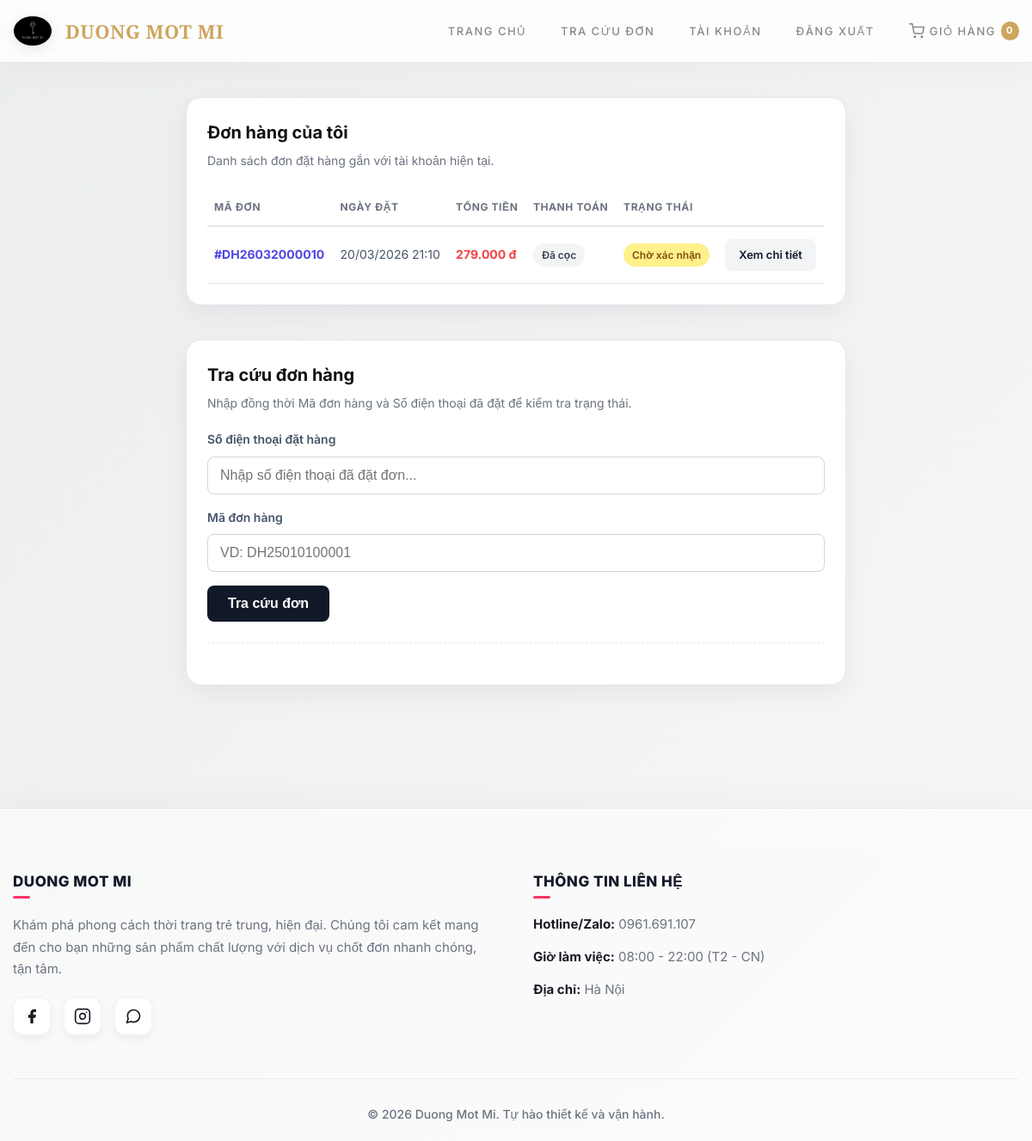
The page /customer/orders.php (signed in) on the database its author committed.
### tables this page shows
CREATE TABLE `app_settings` (
  `setting_key` varchar(100) NOT NULL,
  `setting_value` text NOT NULL,
  `updated_at` datetime NOT NULL DEFAULT current_timestamp() ON UPDATE current_timestamp()
);

CREATE TABLE `orders` (
  `id` int(10) UNSIGNED NOT NULL,
  `order_code` varchar(30) NOT NULL,
  `customer_id` int(10) UNSIGNED DEFAULT NULL,
  `cart_id` int(10) UNSIGNED DEFAULT NULL,
  `checkout_type` enum('guest','account') NOT NULL,
  `purchase_channel` enum('web','zalo','admin') NOT NULL,
  `note` text DEFAULT NULL,
  `order_source` enum('product','cart','manual') NOT NULL DEFAULT 'product',
  `contact_name` varchar(150) NOT NULL,
  `contact_phone` varchar(20) NOT NULL,
  `contact_email` varchar(190) DEFAULT NULL,
  `customer_note` varchar(500) DEFAULT NULL,
  `internal_note` text DEFAULT NULL,
  `subtotal_amount` decimal(12,2) NOT NULL DEFAULT 0.00,
  `discount_amount` decimal(12,2) NOT NULL DEFAULT 0.00,
  `shipping_fee` decimal(12,2) NOT NULL DEFAULT 0.00,
  `total_amount` decimal(12,2) NOT NULL DEFAULT 0.00,
  `payment_plan` enum('full','deposit_30','zalo_manual') NOT NULL,
  `deposit_rate` decimal(5,2) NOT NULL DEFAULT 0.00,
  `deposit_required_amount` decimal(12,2) NOT NULL DEFAULT 0.00,
  `paid_amount` decimal(12,2) NOT NULL DEFAULT 0.00,
  `remaining_amount` decimal(12,2) NOT NULL DEFAULT 0.00,
  `payment_status` enum('chua_thanh_toan','da_dat_coc','da_thanh_toan','cho_hoan_tien','da_hoan_tien') NOT NULL DEFAULT 'chua_thanh_toan',
  `order_status` enum('cho_xac_nhan','dang_chuan_bi','dang_giao','da_giao','da_huy','tra_hang') NOT NULL DEFAULT 'cho_xac_nhan',
  `guest_access_token` char(64) DEFAULT NULL,
  `request_id` varchar(64) DEFAULT NULL,
  `placed_at` datetime NOT NULL DEFAULT current_timestamp(),
  `confirmed_at` datetime DEFAULT NULL,
  `completed_at` datetime DEFAULT NULL,
  `cancelled_at` datetime DEFAULT NULL,
  `cancel_reason` varchar(255) DEFAULT NULL,
  `created_at` datetime NOT NULL DEFAULT current_timestamp(),
  `updated_at` datetime NOT NULL DEFAULT current_timestamp() ON UPDATE current_timestamp()
);

### includes/functions.php (called while the page is built, shortened)
<?php
require_once __DIR__ . '/../config/db.php';
function e($value): string {
    return htmlspecialchars((string)($value ?? ''), ENT_QUOTES, 'UTF-8');
}
function format_price($price): string {
    return number_format((float)$price, 0, ',', '.') . ' đ';
}
function is_absolute_url(string $value): bool {
    return (bool)preg_match('#^(https?:)?//#i', $value);
}
function resolve_media_url(?string $value): string {
    $value = trim((string)$value);
    return BASE_URL . '/' . ltrim($value, '/');
}
function route_url(string $path = '/'): string
{
    $parts = parse_url($path);
    $routePath = '/' . ltrim((string)($parts['path'] ?? '/'), '/');
    $routePath = preg_replace('#/+#', '/', $routePath) ?: '/';
    if ($routePath === '/' || $routePath === '/index.php' || $routePath === '/index') {
        $cleanPath = '/trang-chu';
    } else {
        $cleanPath = preg_replace('#\.php$#i', '', $routePath) ?: $routePath;
    }
    $url = rtrim(BASE_URL, '/') . $cleanPath;
    return $url;
}
require_once __DIR__ . '/shop_upgrade.php';

### config/db.php (called while the page is built, shortened)
<?php
function db(): PDO {
    static $pdo = null;
    if ($pdo === null) {
        $dsn = 'mysql:host=' . DB_HOST . ';dbname=' . DB_NAME . ';charset=utf8mb4';
        $options = [
            PDO::ATTR_ERRMODE => PDO::ERRMODE_EXCEPTION,
            PDO::ATTR_DEFAULT_FETCH_MODE => PDO::FETCH_ASSOC,
        ];
        $pdo = new PDO($dsn, DB_USER, DB_PASS, $options);
    }
    return $pdo;
}

### includes/shop_upgrade.php (called while the page is built, shortened)
<?php
function table_exists(string $tableName): bool
{
    static $cache = [];
    if (array_key_exists($tableName, $cache)) {
        return $cache[$tableName];
    }
    $stmt = db()->prepare('SELECT COUNT(*) FROM information_schema.tables WHERE table_schema = DATABASE() AND table_name = ?');
    $stmt->execute([$tableName]);
    $cache[$tableName] = (bool)$stmt->fetchColumn();
    return $cache[$tableName];
}
function require_upgrade_tables(array $tables): array
{
    $missing = [];
    foreach ($tables as $table) {
        if (!table_exists($table)) {
            $missing[] = $table;
        }
    }
    return $missing;
}
function app_setting(string $key, ?string $default = null): ?string
{
    static $cache = [];
    if (!table_exists('app_settings')) {
        return $default;
    }
    if (array_key_exists($key, $cache)) {
        return $cache[$key];
    }
    $stmt = db()->prepare('SELECT setting_value FROM app_settings WHERE setting_key = ? LIMIT 1');
    $stmt->execute([$key]);
    $value = $stmt->fetchColumn();
    $cache[$key] = ($value === false || $value === null) ? $default : (string)$value;
    return $cache[$key];
}
function shop_setting(string $key, ?string $default = null): ?string
{
    return app_setting($key, $default);
}
function shop_name(): string
{
    return (string)shop_setting('shop_name', 'Duong Mot Mi SHOP');
}
function shop_logo_url(): string
{
    return resolve_media_url((string)shop_setting('shop_logo', 'img/logoduongmotmi.jpg'));
}
function shop_zalo_link(): string
{
    return (string)shop_setting('zalo_contact_link', defined('ZALO_LINK') ? ZALO_LINK : 'https://zalo.me/');
}
function customer_session_bootstrap(): void
{
    $auth = $_SESSION['customer_auth'];
    $now = time();
    $lastActivity = (int)($auth['last_activity'] ?? $now);
    $loginAt = (int)($auth['login_at'] ?? $now);
}
function is_customer_logged_in(): bool
{
    return !empty($_SESSION['customer_auth']['customer_id']);
}
function current_customer_id(): ?int
{
    return is_customer_logged_in() ? (int)$_SESSION['customer_auth']['customer_id'] : null;
}
function current_customer(): ?array
{
    $customerId = current_customer_id();
    if (!$customerId || !table_exists('customers')) {
        return null;
    }
    $stmt = db()->prepare('SELECT * FROM customers WHERE id = ? AND deleted_at IS NULL LIMIT 1');
    $stmt->execute([$customerId]);
    $customer = $stmt->fetch();
    return $customer ?: null;
}
function get_active_cart_for_customer(int $customerId): ?array
{
    $stmt = db()->prepare('SELECT * FROM carts WHERE customer_id = ? AND status = "active" ORDER BY id DESC LIMIT 1');
    $stmt->execute([$customerId]);
    $cart = $stmt->fetch();
    return $cart ?: null;
}
function get_current_cart(bool $createIfMissing = true): ?array
{
    if (!table_exists('carts')) {
        return null;
    }
    $customerId = current_customer_id();
    if ($customerId) {
        $cart = get_active_cart_for_customer($customerId);
    }
    if (!$createIfMissing) {
        return null;
    }
}
function get_cart_item_count(): int
{
    $cart = get_current_cart(false);
    if (!$cart || !table_exists('cart_items')) {
        return 0;
    }
    $stmt = db()->prepare('SELECT COALESCE(SUM(quantity), 0) FROM cart_items WHERE cart_id = ?');
    $stmt->execute([(int)$cart['id']]);
    return (int)$stmt->fetchColumn();
}
function order_status_options(): array
{
    return [
        'cho_xac_nhan'   => ['Chờ xác nhận', 'warning'],
        'dang_chuan_bi'  => ['Đang chuẩn bị hàng', 'info'],
        'dang_giao'      => ['Đang giao hàng', 'primary'],
        'da_giao'        => ['Giao thành công', 'success'],
        'da_huy'         => ['Đã hủy', 'danger'],
        'tra_hang'       => ['Trả hàng', 'danger'],
    ];
}
function payment_status_options(): array
{
    return [
        'chua_thanh_toan' => ['Chưa thanh toán', 'warning'],
        'da_dat_coc'      => ['Đã cọc', 'info'],
        'da_thanh_toan'   => ['Đã thanh toán', 'success'],
        'cho_hoan_tien'   => ['Chờ hoàn tiền', 'danger'],
        'da_hoan_tien'    => ['Đã hoàn tiền', 'danger'],
    ];
}
function get_customer_orders(int $customerId): array
{
    $stmt = db()->prepare('SELECT * FROM orders WHERE customer_id = ? ORDER BY id DESC');
    $stmt->execute([$customerId]);
    return $stmt->fetchAll();
}

### customer/orders.php (the view, shortened to what this page needs)
<?php
require_once __DIR__ . '/../includes/functions.php';
$pageTitle = current_customer() ? 'Đơn hàng của tôi' : 'Tra cứu đơn hàng';
$pageStylesheets = [BASE_URL . '/assets/shop-upgrade.css'];
$missing = require_upgrade_tables(['orders']);
$customer = current_customer();
$orders = [];
$statusMap = array_map(fn($item) => $item[0], order_status_options());
$paymentMap = array_map(fn($item) => $item[0], payment_status_options());
function get_order_status_badge_class($status) {
    $s = mb_strtolower($status, 'UTF-8');
    if (in_array($s, ['chờ xác nhận', 'pending', 'chờ xử lý', 'mới'])) return 'badge-warning';
    return 'badge-default';
}
function get_payment_status_badge_class($status) {
    $s = mb_strtolower($status, 'UTF-8');
    return 'badge-default';
}
if (!$missing && $customer) {
    $orders = get_customer_orders((int)$customer['id']);
}
require_once __DIR__ . '/../includes/header.php';
?>
<div class="account-shell">
    <?php if ($customer): ?>
        <div class="account-card">
            <h1 class="section-title">Đơn hàng của tôi</h1>
            <p class="section-subtitle">Danh sách đơn đặt hàng gắn với tài khoản hiện tại.</p>
            <?php if (!$orders): ?>
                <div class="alert alert-info">Chưa có đơn hàng nào trong tài khoản này.</div>
            <?php else: ?>
                <table class="data-table responsive-table">
                    <thead>
                        <tr>
                            <th>Mã đơn</th>
                            <th>Ngày đặt</th>
                            <th>Tổng tiền</th>
                            <th>Thanh toán</th>
                            <th>Trạng thái</th>
                            <th></th>
                        </tr>
                    </thead>
                    <tbody>
                        <?php foreach ($orders as $order): ?>
                            <?php
                                $payStatus = $paymentMap[$order['payment_status']] ?? $order['payment_status'];
                                $ordStatus = $statusMap[$order['order_status']] ?? $order['order_status'];
                            ?>
                            <tr>
                                <td data-label="Mã đơn" class="text-highlight">#<?= e($order['order_code']) ?></td>
                                <td data-label="Ngày đặt" class="text-date"><?= e(date('d/m/Y H:i', strtotime($order['placed_at']))) ?></td>
                                <td data-label="Tổng tiền" class="text-price"><?= format_price($order['total_amount']) ?></td>
                                <td data-label="Thanh toán"><span class="badge <?= get_payment_status_badge_class($payStatus) ?>"><?= e($payStatus) ?></span></td>
                                <td data-label="Trạng thái"><span class="badge <?= get_order_status_badge_class($ordStatus) ?>"><?= e($ordStatus) ?></span></td>
                                <td data-label="">
                                    <a class="btn-secondary" href="<?= route_url('/order.php') ?>?code=<?= urlencode($order['order_code']) ?>">Xem chi tiết</a>
                                </td>
                            </tr>
                        <?php endforeach; ?>
                    </tbody>
                </table>
            <?php endif; ?>
        </div>
    <?php endif; ?>
    <div class="account-card">
        <h2 class="section-title">Tra cứu đơn hàng</h2>
        <p class="section-subtitle">Nhập đồng thời Mã đơn hàng và Số điện thoại đã đặt để kiểm tra trạng thái.</p>
        <div class="form-wrapper">
            <form method="post">
                <div class="form-group">
                    <label class="form-label">Số điện thoại đặt hàng</label>
                    <input class="form-control" type="text" name="contact_phone" value="<?= e($_POST['contact_phone'] ?? '') ?>" placeholder="Nhập số điện thoại đã đặt đơn...">
                </div>
                <div class="form-group">
                    <label class="form-label">Mã đơn hàng</label>
                    <input class="form-control" type="text" name="order_code" value="<?= e($_POST['order_code'] ?? '') ?>" placeholder="VD: DH25010100001">
                </div>
                <button class="btn-primary" type="submit">Tra cứu đơn</button>
            </form>
        </div>
    </div>
</div>
<?php require_once __DIR__ . '/../includes/footer.php'; ?>

### includes/header.php (shortened to what this page needs)
<?php
require_once __DIR__ . '/functions.php';
$shopName = function_exists('shop_name') ? shop_name() : 'Duong Mot Mi SHOP';
$shopLogo = function_exists('shop_logo_url') ? shop_logo_url() : resolve_media_url('img/logo.jpg');
$shopZaloLink = function_exists('shop_zalo_link') ? shop_zalo_link() : (defined('ZALO_LINK') ? ZALO_LINK : '#');
?>
<!DOCTYPE html>
<html lang="vi">
<head>
    <link rel="stylesheet" href="<?= BASE_URL ?>/assets/style.css">
    <?php if (!empty($pageStylesheets) && is_array($pageStylesheets)): ?>
        <?php foreach ($pageStylesheets as $stylesheet): ?>
    <link rel="stylesheet" href="<?= e($stylesheet) ?>">
        <?php endforeach; ?>
    <?php endif; ?>
</head>
<body>
<header class="site-header">
    <div class="container header-wrap">
        <a class="logo" href="<?= route_url('/index.php') ?>">
            <img
                class="logo-mark-img"
                src="<?= e($shopLogo) ?>"
                alt="<?= e($shopName) ?>"
                width="46"
                height="46"
                loading="eager"
                decoding="async"
            >
            <span><?= e($shopName) ?></span>
        </a>
        <nav class="menu" id="headerMenu">
            <a href="<?= route_url('/index.php') ?>">Trang chủ</a>
            <a href="<?= route_url('/order_lookup.php') ?>">Tra cứu đơn</a>
            <?php if (is_customer_logged_in()): ?>
                <a href="<?= route_url('/customer/account.php') ?>">Tài khoản</a>
                <a href="<?= route_url('/customer/logout.php') ?>">Đăng xuất</a>
            <?php else: ?>
                <a href="<?= route_url('/customer/login.php') ?>">Đăng nhập</a>
            <?php endif; ?>
            <a href="<?= route_url('/cart.php') ?>" id="headerCartLink" class="cart-link">
                Giỏ hàng <span id="cartItemCount" class="cart-badge"><?= (int)get_cart_item_count() ?></span>
            </a>
        </nav>
    </div>
</header>
<main class="container main-content">

### rows shown on the page
app_settings: setting_value (picture)
orders: order_code "DH26032000010", placed_at "20/03/2026 21:10", total_amount "279.000 đ", payment_status "Đã cọc", order_status "Chờ xác nhận"

### other values the page prints
$shopName "DUONG MOT MI"
get_cart_item_count() "0"
$shopTagline "Khám phá phong cách thời trang trẻ trung, hiện đại. Chúng tôi cam kết mang đến cho bạn những sản phẩm chất lượng với dịch vụ chốt đơn nhanh chóng, tận tâm."
$shopPhone "0961.691.107"
$shopHours "08:00 - 22:00 (T2 - CN)"
$shopAddress "Hà Nội"
$shopName "Duong Mot Mi"
